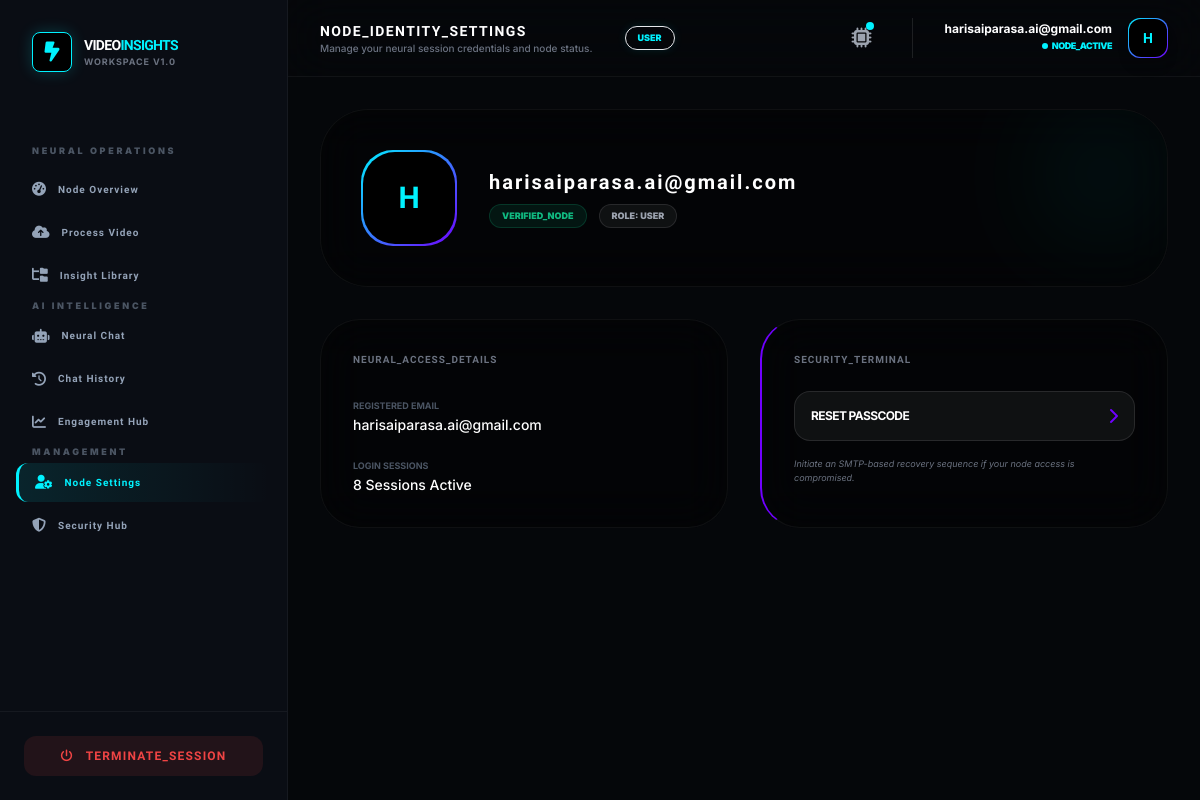
Page /accounts/profile/ (signed in) on the earlier database version.
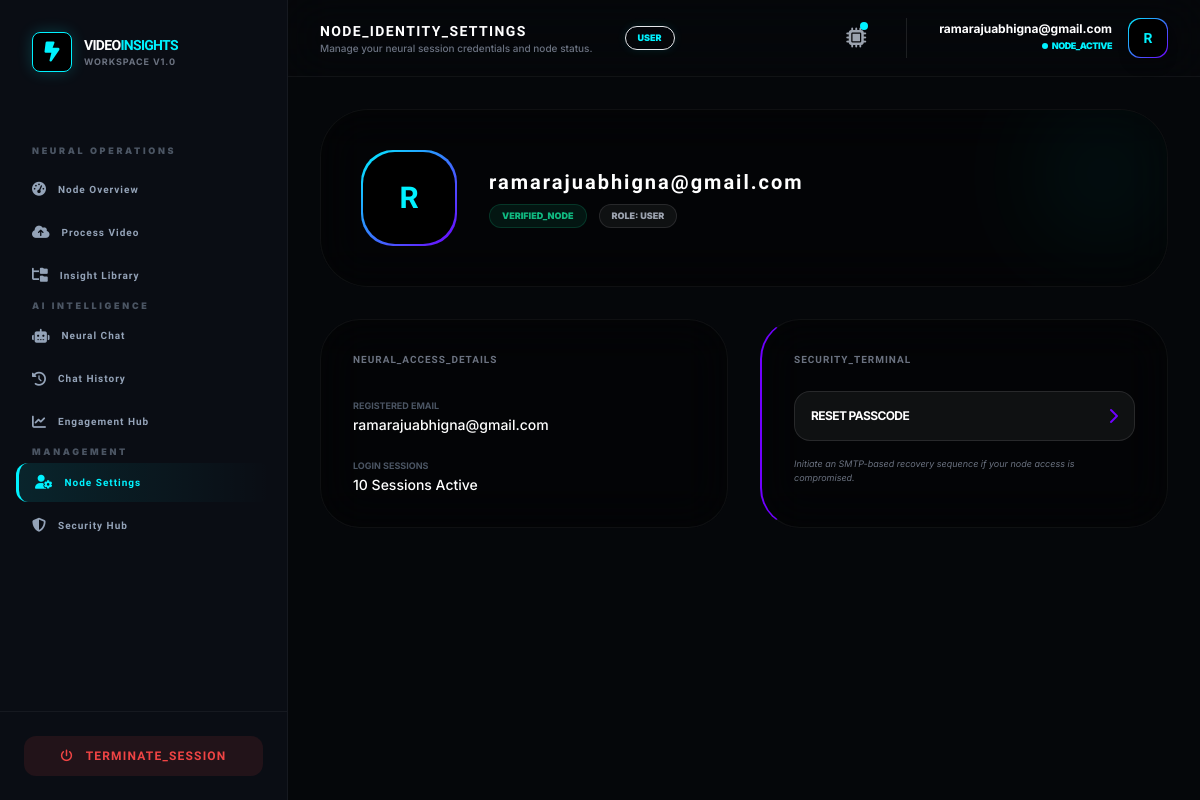
Same page on the later database version.
### accounts/models.py (models this page shows, shortened)
class User(AbstractUser):
    username = None
    email = models.EmailField(unique=True)
    ROLE_CHOICES = (
        ('admin', 'Admin'),
        ('user', 'User'),
    )
    role = models.CharField(max_length=10, choices=ROLE_CHOICES, default='user')
    is_verified = models.BooleanField(default=False)
    login_count = models.PositiveIntegerField(default=0)
    USERNAME_FIELD = 'email'
    REQUIRED_FIELDS = []
    objects = CustomUserManager()

### accounts/views.py (the view)
# urls.py: path('profile/', profile_view, name='profile'),
@login_required
def profile_view(request):
    return render(request, 'accounts/profile.html')

### templates/accounts/profile.html (shortened to what this page needs)
{% extends "base2.html" %}
{% load i18n %}
{% block page_title %}NODE_IDENTITY_SETTINGS{% endblock %}
{% block page_subtitle %}Manage your neural session credentials and node status.{% endblock %}
{% block content %}
<div class="max-w-4xl mx-auto space-y-8 animate-fade-in">
    <div class="bg-black/40 border border-white/5 p-10 rounded-[3rem] backdrop-blur-xl relative overflow-hidden">
        <div class="absolute top-0 right-0 w-32 h-32 bg-[var(--accent-cyan)] opacity-5 blur-[50px]"></div>
        <div class="flex flex-col md:flex-row items-center gap-8 relative z-10">
            <div class="w-24 h-24 rounded-[2rem] bg-gradient-to-br from-[var(--accent-cyan)] to-[var(--accent-purple)] p-[2px]">
                <div class="w-full h-full bg-black rounded-[2rem] flex items-center justify-center text-3xl font-black text-[var(--accent-cyan)] orbitron">
                    {{ user.email|first|upper }}
                </div>
            </div>
            <div class="text-center md:text-left space-y-2">
                <h3 class="orbitron text-xl font-black text-white tracking-widest">{{ user.email }}</h3>
                <div class="flex flex-wrap justify-center md:justify-start gap-3">
                    <span class="bg-emerald-500/10 text-emerald-500 text-[9px] font-black px-3 py-1 rounded-full border border-emerald-500/20 uppercase">
                        {% if user.is_verified %}VERIFIED_NODE{% else %}UNVERIFIED{% endif %}
                    </span>
                    <span class="bg-white/5 text-gray-400 text-[9px] font-black px-3 py-1 rounded-full border border-white/10 uppercase">
                        ROLE: {{ user.role|upper }}
                    </span>
                </div>
            </div>
        </div>
    </div>
    <div class="grid md:grid-cols-2 gap-8">
        <div class="bg-black/40 border border-white/5 p-8 rounded-[2.5rem] backdrop-blur-xl">
            <h4 class="orbitron text-[10px] font-black text-gray-500 uppercase tracking-widest mb-6">Neural_Access_Details</h4>
            <div class="space-y-4">
                <div>
                    <label class="text-[9px] font-bold text-gray-600 uppercase">Registered Email</label>
                    <p class="text-sm text-white font-medium">{{ user.email }}</p>
                </div>
                <div>
                    <label class="text-[9px] font-bold text-gray-600 uppercase">Login Sessions</label>
                    <p class="text-sm text-white font-medium">{{ user.login_count }} Sessions Active</p>
                </div>
            </div>
        </div>
        <div class="bg-black/40 border border-white/5 p-8 rounded-[2.5rem] backdrop-blur-xl border-l-2 border-l-[var(--accent-purple)]">
            <h4 class="orbitron text-[10px] font-black text-gray-500 uppercase tracking-widest mb-6">Security_Terminal</h4>
            <div class="space-y-4">
                <a href="{% url 'password_reset' %}" class="flex items-center justify-between p-4 rounded-2xl bg-white/5 border border-white/10 hover:border-[var(--accent-purple)] transition-all group">
                    <span class="text-xs font-bold text-white uppercase tracking-tighter">Reset Passcode</span>
                    <i class="fa fa-chevron-right text-[var(--accent-purple)] group-hover:translate-x-1 transition-transform"></i>
                </a>
                <p class="text-[9px] text-gray-500 italic">Initiate an SMTP-based recovery sequence if your node access is compromised.</p>
            </div>
        </div>
    </div>
</div>
{% endblock %}

### templates/base2.html (shortened to what the changed rows need)
<!DOCTYPE html>
<html lang="en">
<head>
    <script src="https://cdn.tailwindcss.com"></script>
    <link rel="stylesheet" href="https://cdnjs.cloudflare.com/ajax/libs/font-awesome/6.4.2/css/all.min.css">
</head>
<body class="min-h-screen flex">
<aside class="w-72 bg-[var(--sidebar-bg)] border-r border-white/5 hidden lg:flex flex-col sticky top-0 h-screen z-50">
    <div class="p-8">
        <a href="/" class="flex items-center gap-3">
            <div>
                <h2 class="orbitron text-sm font-black text-white tracking-tighter">VIDEO<span class="text-[var(--accent-cyan)]">INSIGHTS</span></h2>
            </div>
        </a>
    </div>
</aside>
<div class="flex-1 flex flex-col min-w-0">
    <header class="bg-[var(--sidebar-bg)]/80 backdrop-blur-xl border-b border-white/5 sticky top-0 z-40 px-8 py-4 flex justify-between items-center">
        <div class="flex items-center gap-4">
             <div class="hidden sm:block">
                <h1 class="orbitron text-sm font-bold text-white tracking-widest uppercase">
                    {% block page_title %}Operational_Dashboard{% endblock page_title %}
                </h1>
                <p class="text-[10px] text-gray-500 font-medium">
                </p>
             </div>
             <span class="bg-[var(--accent-cyan)]/10 text-[var(--accent-cyan)] text-[9px] uppercase font-black px-3 py-1 rounded-full ml-4 border border-[var(--accent-cyan)]/20 shadow-[0_0_10px_rgba(0,242,255,0.1)]">
                {{ user.role|default:"User" }}
             </span>
        </div>
        <div class="flex items-center gap-8">
            <div class="flex items-center gap-4 border-l border-white/10 pl-8">
                <div class="text-right hidden sm:block">
                    <p class="text-xs font-bold text-white leading-none mb-1">{{ user.email }}</p>
                    <p class="text-[9px] text-[var(--accent-cyan)] font-black uppercase flex items-center justify-end gap-1 tracking-tighter">
                        <span class="w-1.5 h-1.5 bg-[var(--accent-cyan)] rounded-full animate-ping"></span> NODE_ACTIVE
                    </p>
                </div>
                <div class="w-10 h-10 rounded-xl bg-gradient-to-br from-[var(--accent-cyan)] to-[var(--accent-purple)] p-[1px] shadow-lg">
                    <div class="w-full h-full bg-black rounded-xl flex items-center justify-center text-[var(--accent-cyan)] font-black orbitron text-sm">
                        {{ user.email|first|upper }}
                    </div>
                </div>
            </div>
        </div>
    </header>
    <main class="flex-1 p-8 overflow-y-auto">
        <div class="max-w-7xl mx-auto animate-fade-in">
            {% block content %}{% endblock content %}
        </div>
    </main>
</div>
</body>
</html>

Differences in the rows shown:
changed User "USER": email "harisaiparasa.ai@gmail.com" → "ramarajuabhigna@gmail.com"; email|first "H" → "R"; login_count "8" → "10"
